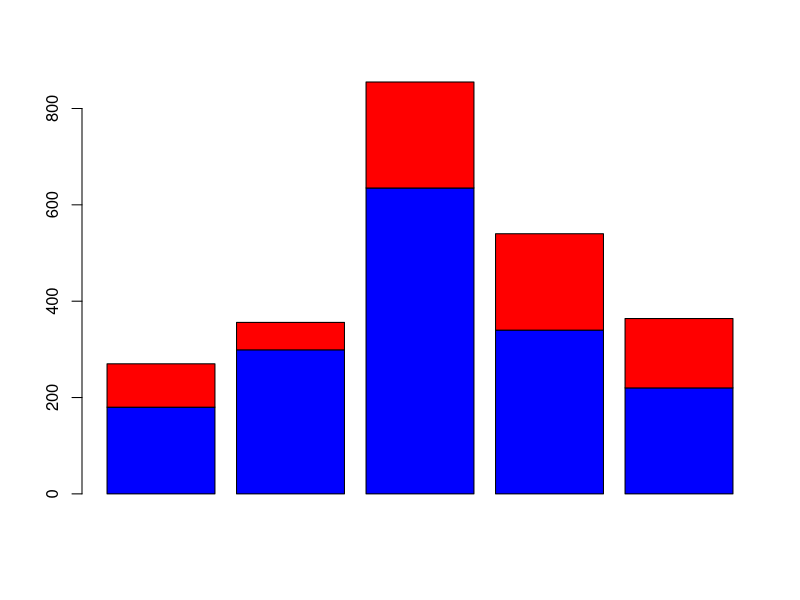
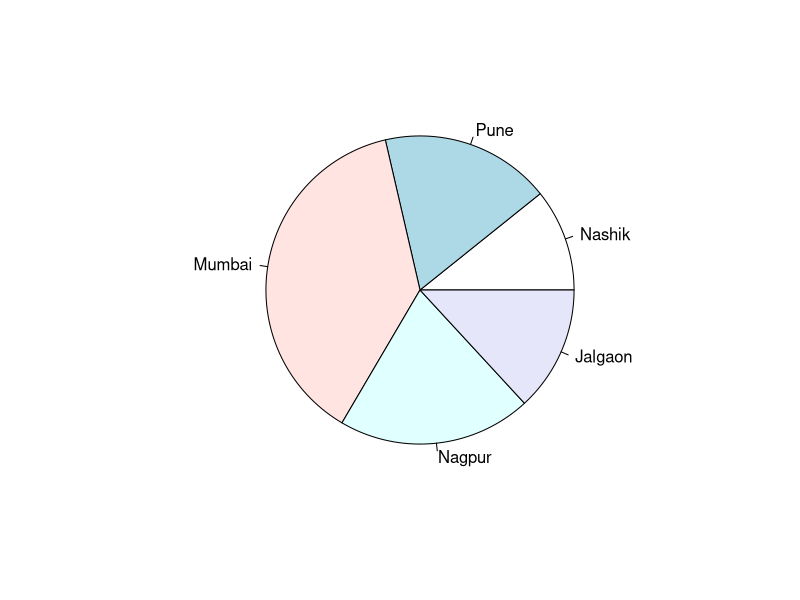

These figures' R source, in order:
##SLIP - 12
##Q.1
v1 <- c(1,5,3)
v2 <- c(2,4,6)

x <- c(v1,v2)

sort(x, decreasing=TRUE)

##Q.2
city <- c("Nashik","Pune","Mumbai","Nagpur","Jalgaon")
fir <- c(180,299,635,340,220)
solved <- c(90,57,220,200,144)

barplot(rbind(fir,solved), beside=FALSE, col=c("blue","red"))

pie(fir, labels=city)

city[which.max(fir)]
city[which.max(solved)]
